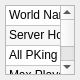
<?xml version="1.0" encoding="UTF-8"?>
<ui version="4.0">
 <class>RulesWidget</class>
 <widget class="QWidget" name="RulesWidget">
  <property name="geometry">
   <rect>
    <x>0</x>
    <y>0</y>
    <width>80</width>
    <height>80</height>
   </rect>
  </property>
  <property name="windowTitle">
   <string>Form</string>
  </property>
  <layout class="QGridLayout" name="gridLayout">
   <property name="leftMargin">
    <number>5</number>
   </property>
   <property name="topMargin">
    <number>5</number>
   </property>
   <property name="rightMargin">
    <number>5</number>
   </property>
   <property name="bottomMargin">
    <number>5</number>
   </property>
   <property name="spacing">
    <number>5</number>
   </property>
   <item row="0" column="0">
    <widget class="QTableWidget" name="rulesView">
     <property name="frameShadow">
      <enum>QFrame::Sunken</enum>
     </property>
     <property name="editTriggers">
      <set>QAbstractItemView::NoEditTriggers</set>
     </property>
     <property name="alternatingRowColors">
      <bool>true</bool>
     </property>
     <property name="selectionMode">
      <enum>QAbstractItemView::SingleSelection</enum>
     </property>
     <property name="selectionBehavior">
      <enum>QAbstractItemView::SelectRows</enum>
     </property>
     <property name="textElideMode">
      <enum>Qt::ElideRight</enum>
     </property>
     <property name="cornerButtonEnabled">
      <bool>false</bool>
     </property>
     <attribute name="horizontalHeaderVisible">
      <bool>false</bool>
     </attribute>
     <attribute name="horizontalHeaderHighlightSections">
      <bool>false</bool>
     </attribute>
     <attribute name="horizontalHeaderStretchLastSection">
      <bool>true</bool>
     </attribute>
     <attribute name="verticalHeaderVisible">
      <bool>false</bool>
     </attribute>
     <attribute name="verticalHeaderDefaultSectionSize">
      <number>20</number>
     </attribute>
     <attribute name="verticalHeaderMinimumSectionSize">
      <number>20</number>
     </attribute>
     <row>
      <property name="text">
       <string>1</string>
      </property>
     </row>
     <row>
      <property name="text">
       <string>2</string>
      </property>
     </row>
     <row>
      <property name="text">
       <string>12</string>
      </property>
     </row>
     <row>
      <property name="text">
       <string>3</string>
      </property>
     </row>
     <row>
      <property name="text">
       <string>4</string>
      </property>
     </row>
     <row>
      <property name="text">
       <string>5</string>
      </property>
     </row>
     <row>
      <property name="text">
       <string>6</string>
      </property>
     </row>
     <row>
      <property name="text">
       <string>7</string>
      </property>
     </row>
     <row>
      <property name="text">
       <string>8</string>
      </property>
     </row>
     <row>
      <property name="text">
       <string>15</string>
      </property>
     </row>
     <row>
      <property name="text">
       <string>14</string>
      </property>
     </row>
     <row>
      <property name="text">
       <string>9</string>
      </property>
     </row>
     <row>
      <property name="text">
       <string>10</string>
      </property>
     </row>
     <row>
      <property name="text">
       <string>13</string>
      </property>
     </row>
     <row>
      <property name="text">
       <string>11</string>
      </property>
     </row>
     <column>
      <property name="text">
       <string>Settings</string>
      </property>
     </column>
     <item row="0" column="0">
      <property name="text">
       <string>World Name</string>
      </property>
      <property name="checkState">
       <enum>Unchecked</enum>
      </property>
     </item>
     <item row="1" column="0">
      <property name="text">
       <string>Server Home</string>
      </property>
      <property name="checkState">
       <enum>Unchecked</enum>
      </property>
     </item>
     <item row="2" column="0">
      <property name="text">
       <string>All PKing</string>
      </property>
      <property name="checkState">
       <enum>Unchecked</enum>
      </property>
     </item>
     <item row="3" column="0">
      <property name="text">
       <string>Max Players</string>
      </property>
      <property name="checkState">
       <enum>Unchecked</enum>
      </property>
     </item>
     <item row="4" column="0">
      <property name="text">
       <string>Max AFK</string>
      </property>
      <property name="checkState">
       <enum>Unchecked</enum>
      </property>
     </item>
     <item row="5" column="0">
      <property name="text">
       <string>Min Version</string>
      </property>
      <property name="checkState">
       <enum>Unchecked</enum>
      </property>
     </item>
     <item row="6" column="0">
      <property name="text">
       <string>Report to Ladder</string>
      </property>
      <property name="checkState">
       <enum>Unchecked</enum>
      </property>
     </item>
     <item row="7" column="0">
      <property name="text">
       <string>No Cursing</string>
      </property>
      <property name="checkState">
       <enum>Unchecked</enum>
      </property>
     </item>
     <item row="8" column="0">
      <property name="text">
       <string>No Cheating</string>
      </property>
      <property name="checkState">
       <enum>Unchecked</enum>
      </property>
     </item>
     <item row="9" column="0">
      <property name="text">
       <string>No Eavesdropping</string>
      </property>
      <property name="checkState">
       <enum>Unchecked</enum>
      </property>
     </item>
     <item row="10" column="0">
      <property name="text">
       <string>No Migrating</string>
      </property>
      <property name="checkState">
       <enum>Unchecked</enum>
      </property>
     </item>
     <item row="11" column="0">
      <property name="text">
       <string>No Modders</string>
      </property>
      <property name="checkState">
       <enum>Unchecked</enum>
      </property>
     </item>
     <item row="12" column="0">
      <property name="text">
       <string>No Pets</string>
      </property>
      <property name="checkState">
       <enum>Unchecked</enum>
      </property>
     </item>
     <item row="13" column="0">
      <property name="text">
       <string>No PKing</string>
      </property>
      <property name="checkState">
       <enum>Unchecked</enum>
      </property>
     </item>
     <item row="14" column="0">
      <property name="text">
       <string>Arena PKing</string>
      </property>
      <property name="checkState">
       <enum>Unchecked</enum>
      </property>
     </item>
    </widget>
   </item>
  </layout>
 </widget>
 <resources/>
 <connections/>
</ui>
